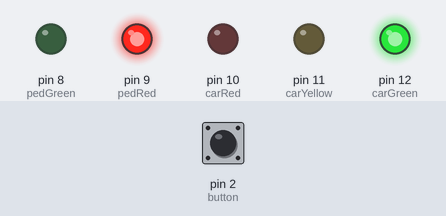
The sketch below on a simulated Arduino Uno, built with avr-gcc and run on an emulated ATmega328P. Parts: output pins drawn as LEDs (lit = HIGH). Inputs (shaded band) come from the test bench; at power-on: pin 2 (button) HIGH.

Above: at 1.2 s.
1.3 s: pin 2 (button) pulled LOW for 0.15 s
At 2.2 s:
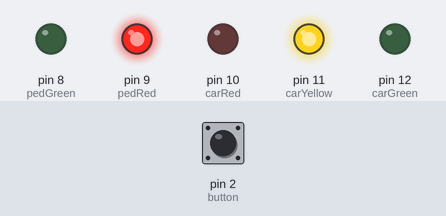
At 3.8 s:
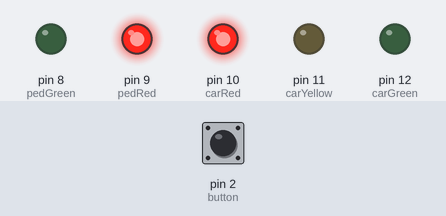
Timing chart, 0 to 12.8 s (numbered marks = the images above; inputs shaded):
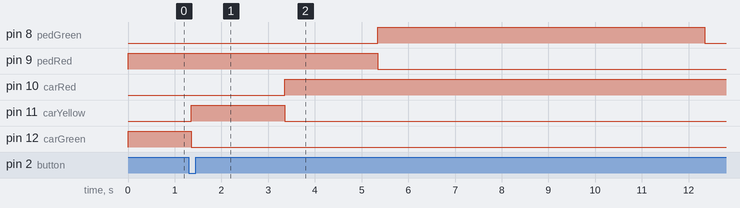

Measured:
- after the input at 1.3 s, pin 8 (pedGreen): LOW → HIGH after 4.1 s, → LOW 7.0 s later; pin 9 (pedRed): HIGH → LOW after 4.1 s; pin 10 (carRed): LOW → HIGH after 2.1 s; pin 11 (carYellow): LOW → HIGH after 0.05 s, → LOW 2.0 s later; pin 12 (carGreen): HIGH → LOW after 0.05 s

The sketch:

pedestrian_button.ino
```cpp
/*
  ПРОСТОЙ пешеходный светофор с кнопкой
  Без сложной логики - нажал кнопку, светофор сработал
*/

// Пины светофоров
int carRed = 10;     // 🔴 Машины: красный
int carYellow = 11;  // 🟡 Машины: желтый
int carGreen = 12;   // 🟢 Машины: зеленый
int pedRed = 9;      // 🔴 Пешеходы: красный
int pedGreen = 8;    // 🟢 Пешеходы: зеленый
int button = 2;      // Кнопка

void setup() {
  // Настраиваем все как выходы (кроме кнопки)
  pinMode(carRed, OUTPUT);
  pinMode(carYellow, OUTPUT);
  pinMode(carGreen, OUTPUT);
  pinMode(pedRed, OUTPUT);
  pinMode(pedGreen, OUTPUT);
  pinMode(button, INPUT_PULLUP);  // Кнопка с подтяжкой

  // Начальное состояние
  digitalWrite(carGreen, HIGH);  // Машинам зеленый
  digitalWrite(pedRed, HIGH);    // Пешеходам красный
}

void loop() {
  // Просто проверяем кнопку
  if (digitalRead(button) == LOW) {  // Если нажата
    delay(50);  // Ждем немного (защита от дребезга)

    // Проверяем еще раз (точно ли нажата)
    if (digitalRead(button) == LOW) {
      // Запускаем пешеходный режим
      pedestrianCrossing();
    }
  }
}

// Функция пешеходного перехода
void pedestrianCrossing() {
  // 1. Машинам: зеленый → желтый
  digitalWrite(carGreen, LOW);
  digitalWrite(carYellow, HIGH);
  delay(2000);  // 2 секунды

  // 2. Машинам: желтый → красный
  digitalWrite(carYellow, LOW);
  digitalWrite(carRed, HIGH);
  delay(2000);  // 2 секунды

  // 3. Пешеходам: красный → зеленый
  digitalWrite(pedRed, LOW);
  digitalWrite(pedGreen, HIGH);
  delay(7000);  // 7 секунд идти

  // 4. Пешеходам: мигающий зеленый
  for (int i = 0; i < 4; i++) {
    digitalWrite(pedGreen, LOW);
    delay(500);
    digitalWrite(pedGreen, HIGH);
    delay(500);
  }

  // 5. Пешеходам: зеленый → красный
  digitalWrite(pedGreen, LOW);
  digitalWrite(pedRed, HIGH);
  delay(2000);  // 2 секунды

  // 6. Машинам: красный → зеленый
  digitalWrite(carRed, LOW);
  digitalWrite(carGreen, HIGH);
}
```
